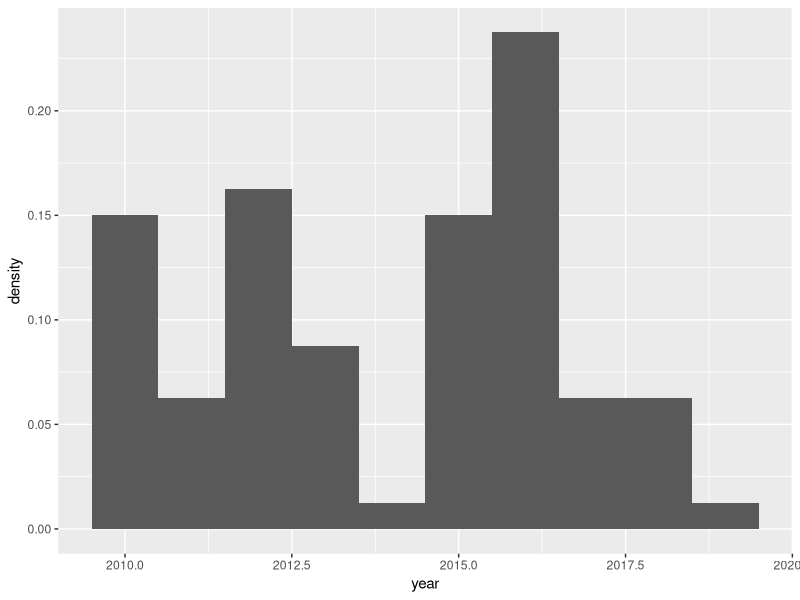
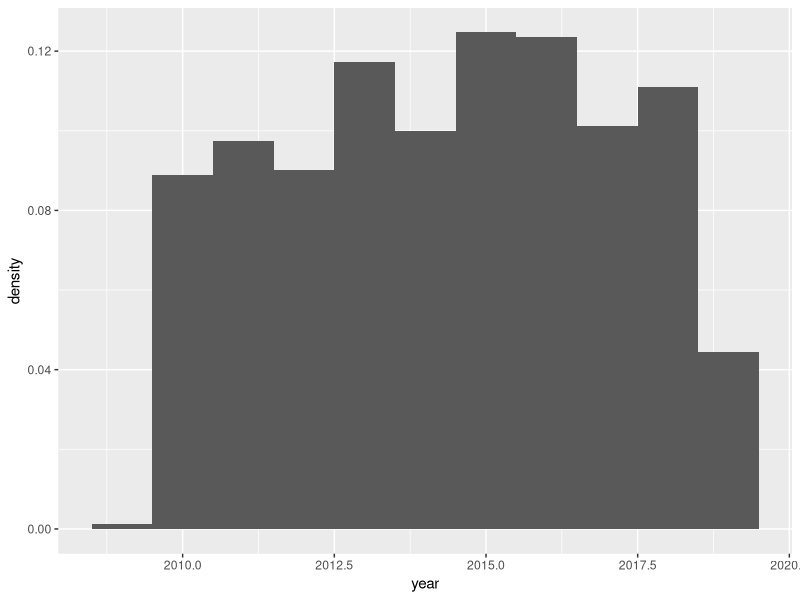

Here is the R script that generated these plots, in order: (Note: this script raises an error after producing the figures.)
## ---- chunk 1
knitr::opts_chunk$set(echo = FALSE, fig.align="center")
library("tidyverse")
library("ggplot2")

albums <- read_csv("data/AOTD.csv")
albums$rank <- as.numeric(albums$rank)
albums$year <- as.numeric(albums$year)

top_10 <- albums %>% filter(rank <= 10)
## ---- chunk 2
number_of_artists <- length(unique(albums$artist))
## ---- chunk 3
albums %>% filter(rank <= 10) %>% select(year) %>% 
  ggplot(aes(x=year)) + geom_histogram(aes(y=..density..), binwidth = 1)
## ---- chunk 4
albums %>% select(year) %>% ggplot(aes(x=year)) + geom_histogram(aes(y=..density..), binwidth = 1)
## ---- chunk 5
top_10 %>% select(artist) %>% apply(MARGIN=2, table) 
## ---- chunk 6
album 
